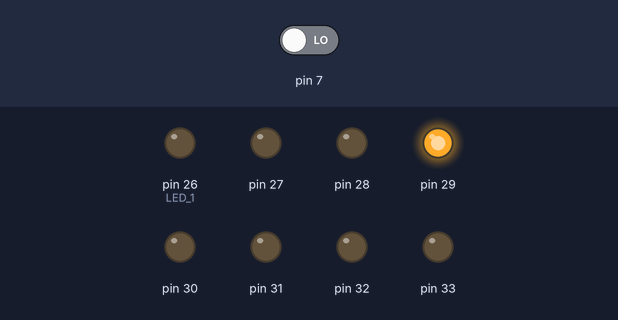
Bench run of a sketch on a simulated Arduino Mega 2560, built with avr-gcc and run on an emulated ATmega2560. Parts: output pins drawn as LEDs (lit = HIGH). The inputs (shaded band) are chosen by the test bench; at power-on: pin 7 LOW.

Above: at 2.8 s.
2.9 s: pin 7 driven HIGH
At 3.6 s:
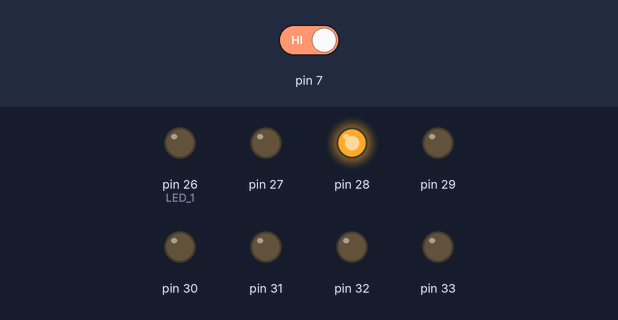
11.1 s: pin 7 driven LOW
At 13.6 s:
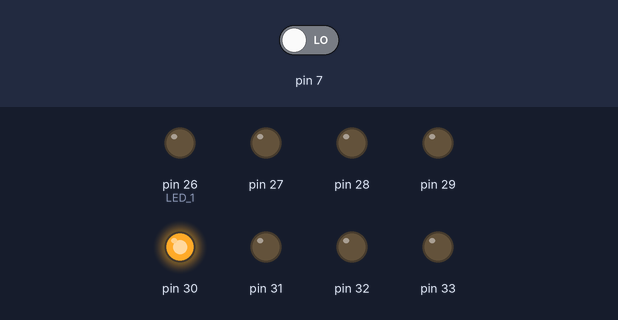
Timing chart, 0 to 21.2 s (numbered marks = the images above; inputs shaded):
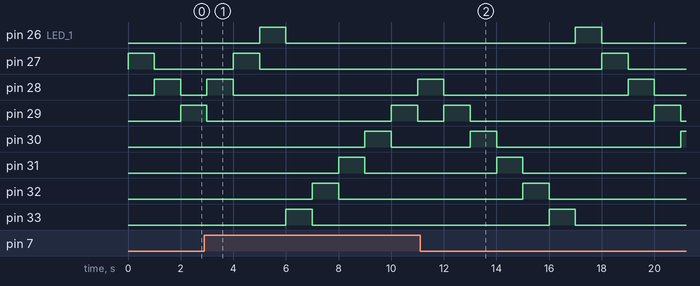

The sketch:

Blink1_ver1.ino
```cpp
/*
  Blink
  Turns on an LED on for one second, then off for one second, repeatedly.
  ZADATAK: promeni pin ili vreme; iskoristi tastere BTN1:4
 */

#define dump(v) Serial.println(v)

#define LED_1 26
#define LED_NUM 8

// the setup function runs once when you press reset or power the board
void setup()
{
  // initialize LED pins as output.
  for( int i=0; i<LED_NUM; i++)
  {
    pinMode(LED_1+i, OUTPUT);
    digitalWrite(LED_1+i, LOW);
  }
  // initialize serial communication at 9600 bits per second:
  Serial.begin(9600);
}

// the loop function runs over and over again forever
void loop()
{
  static int lcnt = 0;             // Led Counter

  digitalWrite(LED_1+lcnt, LOW);    // prvo pogasi tekuci
  if( digitalRead(7) )
  {
    // Show 1: pali na desno
    if (lcnt == 0)
      lcnt = LED_NUM-1;
    else
      lcnt = lcnt - 1;
  }
  else
  {
    // Show 2: pali na levo
    lcnt = (lcnt + 1) % LED_NUM;
  }
  digitalWrite(LED_1+lcnt, HIGH);    // upali skledeci LED

  delay(1000);
}
```

Measured:
- by itself, pin 29: alternates HIGH for 1.0 s and LOW for 7.0 s
